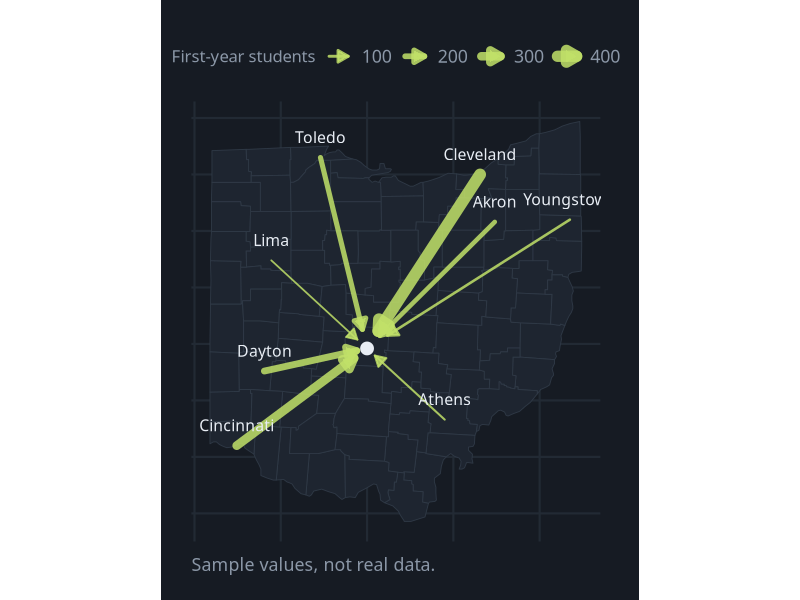
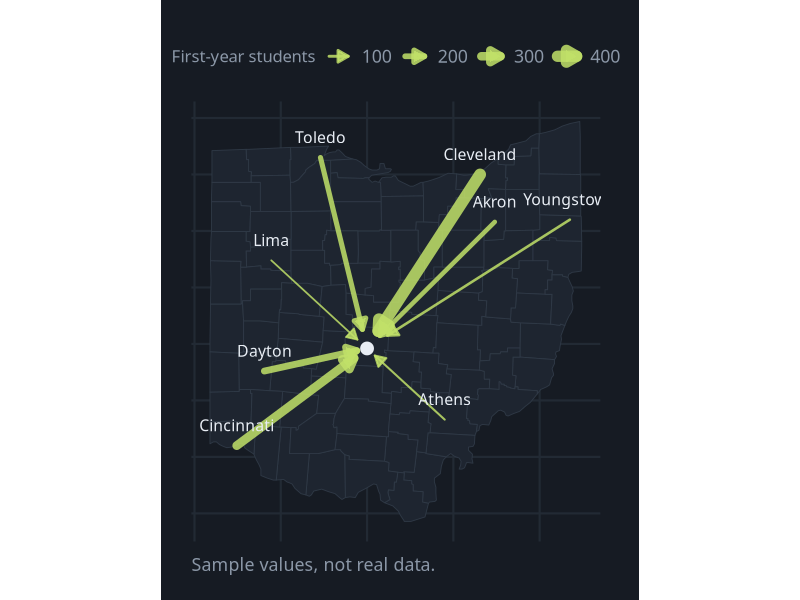

Reproduce these figures in R, in order.
# Flow Map
# Question: Where do first-year students at a Columbus campus come from?
# Put this script and flowmap.csv in the same folder, then in RStudio choose
# Session > Set Working Directory > To Source File Location.
# Also needs: sf, maps. Run install.packages(c("sf", "maps")) once.

library(tidyverse)
library(sf)

# ---- Gallery look: dark background, soft gray text ----
font <- "IBM Plex Sans"   # use "sans" if IBM Plex Sans is not installed
ink  <- "#8B97A7"

theme_gallery <- function() {
  theme_minimal(base_size = 16, base_family = font) +
    theme(
      plot.background  = element_rect(fill = "#161B23", color = NA),
      panel.grid.major = element_line(color = "#222A34"),
      panel.grid.minor = element_blank(),
      text             = element_text(color = ink),
      axis.text        = element_text(color = ink),
      legend.position  = "top",
      legend.title     = element_blank(),
      plot.margin      = margin(24, 28, 18, 18)
    )
}

# Ohio's county outlines come with the maps package, so there is nothing to download
ohio <- st_as_sf(maps::map("county", "ohio", plot = FALSE, fill = TRUE)) |>
  mutate(county = str_to_title(str_remove(ID, "ohio,")))

df <- read_csv("flowmap.csv", show_col_types = FALSE) |>
  # stop each arrow a little short so the arrowheads do not pile up
  mutate(end_lon = from_lon + 0.9 * (to_lon - from_lon),
         end_lat = from_lat + 0.9 * (to_lat - from_lat))

campus <- distinct(df, destination, to_lon, to_lat)

p <- ggplot() +
  geom_sf(data = ohio, fill = "#1E2530", color = "#2E3845", linewidth = 0.3) +
  geom_segment(data = df, aes(x = from_lon, y = from_lat, xend = end_lon, yend = end_lat,
                              linewidth = students),
               color = "#C1E069", alpha = 0.85, lineend = "round",
               arrow = arrow(length = unit(3, "mm"), type = "closed")) +
  geom_point(data = campus, aes(x = to_lon, y = to_lat), color = "#E8EDF4", size = 4) +
  geom_text(data = df, aes(x = from_lon, y = from_lat, label = origin),
            nudge_y = 0.18, color = "#E8EDF4", family = font, size = 4) +
  scale_linewidth(range = c(0.6, 4), name = "First-year students") +
  labs(x = NULL, y = NULL, caption = "Sample values, not real data.") +
  theme_gallery() +
  theme(legend.title = element_text(color = ink, size = 12)) +
  theme(panel.grid = element_blank(), axis.text = element_blank(),
        plot.caption = element_text(color = ink, hjust = 0))

ggsave("flowmap.png", p, width = 9, height = 6, dpi = 200)
p
